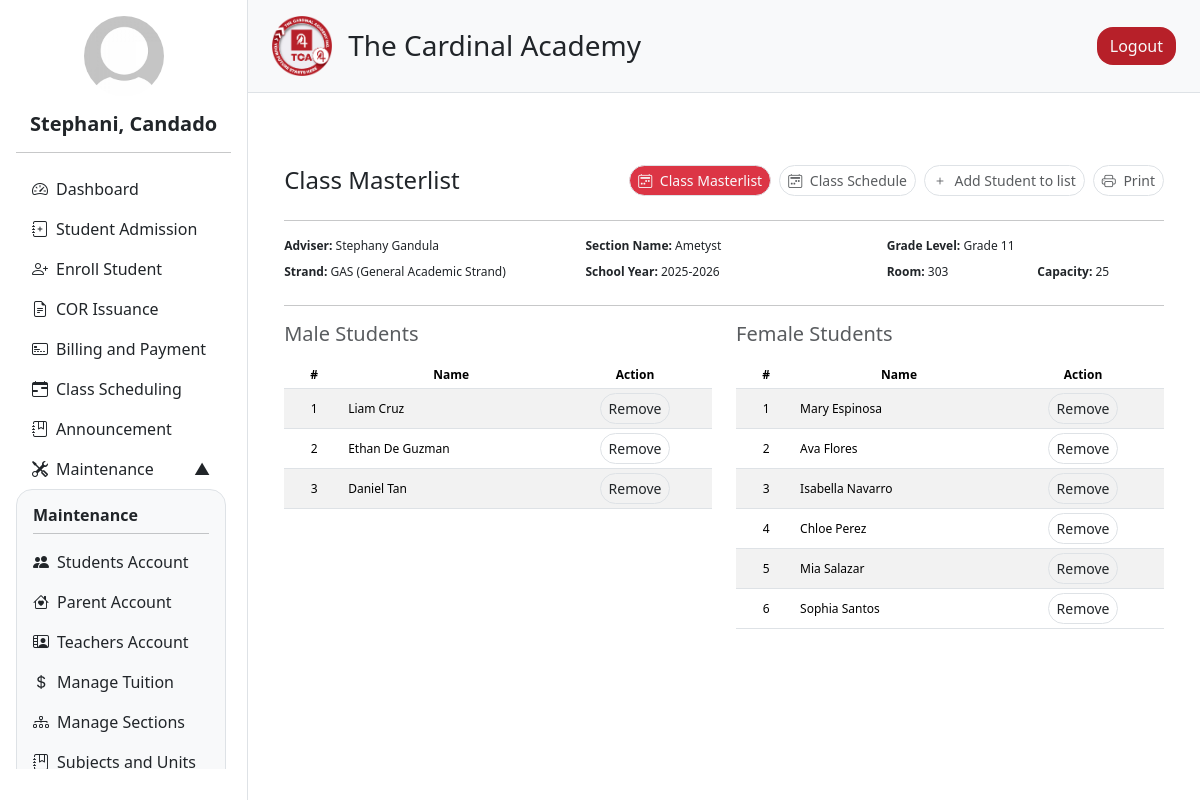
Screenshot of /admin/view_section.php?id=13&nav_drop=true (signed in) with the database file from the repository.
### tables this page shows
CREATE TABLE `sections` (
  `section_id` int(11) NOT NULL,
  `section_name` varchar(100) NOT NULL,
  `grade_level` varchar(20) NOT NULL,
  `teacher_id` int(11) NOT NULL,
  `room` varchar(50) DEFAULT NULL,
  `strand` varchar(1000) DEFAULT NULL,
  `capacity` int(11) NOT NULL,
  `school_year` varchar(20) DEFAULT NULL,
  `created_at` timestamp NOT NULL DEFAULT current_timestamp()
);

CREATE TABLE `master_list` (
  `id` int(11) NOT NULL,
  `section_id` int(11) NOT NULL,
  `firstname` varchar(100) NOT NULL,
  `lastname` varchar(100) NOT NULL,
  `gender` enum('Male','Female') NOT NULL
);

### admin/view_section.php (the view, shortened to what this page needs)
<?php
include '../db_connection.php';
$section_id = isset($_GET['id']) ? (int) $_GET['id'] : 0;
$male_stmt = $conn->prepare("SELECT firstname, lastname FROM master_list WHERE section_id = ? AND gender = 'Male' ORDER BY lastname ASC");
$male_stmt->bind_param("i", $section_id);
$male_stmt->execute();
$male_result = $male_stmt->get_result();
$female_stmt = $conn->prepare("SELECT firstname, lastname FROM master_list WHERE section_id = ? AND gender = 'Female' ORDER BY lastname ASC");
$female_stmt->bind_param("i", $section_id);
$female_stmt->execute();
$female_result = $female_stmt->get_result();
$sectionId = (int) $_GET['id'];
$sql = "
    SELECT s.*,
           CONCAT(u.first_name, ' ', u.last_name) AS adviser
    FROM   sections s
    LEFT JOIN users u ON u.user_id = s.teacher_id
    WHERE  s.section_id = ?
";
$stmt = $conn->prepare($sql);
$stmt->bind_param('i', $sectionId);
$stmt->execute();
$section = $stmt->get_result()->fetch_assoc();
?>
<!DOCTYPE html>
<html lang="en">
<head>
  <?php include 'header.php'; ?>
</head>
<body>
<div class="d-flex flex-row ">
  <?php include 'navigation.php'; ?>
  <div class="content flex-grow-1">
    <?php include 'nav_top.php'; ?>
    <div class="container my-4">
  <div class="row g-4">
    <div class="col-12">
      <div class="rounded p-4 bg-white">
        <div class="mb-4 mt-4">
        <div class="row align-items-center mb-4">
            <div class="col-12 col-md-4 mb-2 mb-md-0">
                <h4 class="mb-0 d-print-none">Class Masterlist</h4>
            </div>
            <div class="col-12 col-md-8 d-flex flex-wrap gap-2 justify-content-md-end d-print-none">
                <a href="view_section.php?id=<?= $sectionId ?>&nav_drop=true" class="btn btn-sm btn-danger text-light border rounded rounded-4">
                  <i class="bi bi-calendar2-week me-1"></i> Class Masterlist
                </a>
                <a href="class_schedule.php?id=<?= $sectionId ?>&nav_drop=true" class="btn btn-sm border text-muted rounded rounded-4">
                  <i class="bi bi-calendar2-week me-1"></i> Class Schedule
                </a>
                <button data-bs-toggle="modal" data-bs-target="#addstudent" class="btn btn-sm border text-muted rounded rounded-4">
                <i class="bi bi-plus me-1"></i> Add Student to list
                </button>
                <button class="btn btn-sm border text-muted rounded rounded-4" onclick="window.print()">
                    <i class="bi bi-printer me-1"></i> Print
                </button>
            </div>
            </div>
        <hr>
        <div style="font-size:12px;">
  <div class="row">
    <div class="col-md-4 mb-2"><strong>Adviser:</strong> <?= htmlspecialchars($section['adviser'] ?? 'N/A') ?></div>
    <div class="col-md-4 mb-2"><strong>Section Name:</strong> <?= htmlspecialchars($section['section_name']) ?></div>
    <div class="col-md-4 mb-2"><strong>Grade Level:</strong> <?= htmlspecialchars($section['grade_level']) ?></div>
     <?php if ($section['strand'] !== 'N/A'): ?>
        <div class="col-md-4"><strong>Strand:</strong> <?= htmlspecialchars($section['strand']) ?></div>
    <?php endif; ?>
    <div class="col-md-4 mb-2"><strong>School Year:</strong> <?= htmlspecialchars($section['school_year']) ?></div>
    <div class="col-md-2 mb-2"><strong>Room:</strong> <?= htmlspecialchars($section['room'] ?: '—') ?></div>
    <div class="col-md-2 mb-2"><strong>Capacity:</strong> <?= htmlspecialchars($section['capacity']) ?></div>
  </div>
  <hr>
</div>
<div class="row text-muted" style="font-size:12px;">
  <div class="col-md-6 mb-4">
    <h5 class="mb-3">Male Students</h5>
    <table class="table table-sm table-striped align-middle">
      <thead class="text-center">
        <tr class="text-muted">
          <th style="width: 60px;">#</th>
          <th>Name</th>
          <th class="d-print-none">Action</th>
        </tr>
      </thead>
      <tbody>
        <?php
        $counter = 1;
        if ($male_result->num_rows > 0):
          while ($row = $male_result->fetch_assoc()):
        ?>
          <tr class="text-muted">
            <td class="text-center"><?= $counter++ ?></td>
            <td><?= htmlspecialchars($row['firstname'] . ' ' . $row['lastname']) ?></td>
            <td class="text-center">
              <div class="d-flex justify-content-center">
                <form method="POST" action="remove_student_from_list.php" class="d-inline">
                  <button type="submit" class="btn d-print-none btn-sm rounded border rounded-4">Remove</button>
                </form>
              </div>
            </td>
          </tr>
        <?php
          endwhile;
        else:
        ?>
          <tr class="text-muted">
            <td colspan="3" class="text-center fst-italic">No male students found.</td>
          </tr>
        <?php endif; ?>
      </tbody>
    </table>
  </div>
  <div class="col-md-6 mb-4">
    <h5 class="mb-3">Female Students</h5>
    <table class="table table-sm table-striped align-middle">
      <thead class="text-center">
        <tr class="text-muted">
          <th style="width: 60px;">#</th>
          <th>Name</th>
          <th class="d-print-none">Action</th>
        </tr>
      </thead>
      <tbody>
        <?php
        $counter = 1;
        if ($female_result->num_rows > 0):
          while ($row = $female_result->fetch_assoc()):
        ?>
          <tr class="text-muted">
            <td class="text-center"><?= $counter++ ?></td>
            <td><?= htmlspecialchars($row['firstname'] . ' ' . $row['lastname']) ?></td>
            <td class="text-center">
              <div class="d-flex justify-content-center">
                <form method="POST" action="remove_student_from_list.php" class="d-inline">
                  <button type="submit" class="btn d-print-none btn-sm rounded border rounded-4">Remove</button>
                </form>
              </div>
            </td>
          </tr>
        <?php
          endwhile;
        else:
        ?>
          <tr class="text-muted">
            <td colspan="3" class="text-center fst-italic">No female students found.</td>
          </tr>
        <?php endif; ?>
      </tbody>
    </table>
  </div>
</div>
  </div>
</div>
  </div>
</div>
</body>
</html>

### static/css/styles.css (style rules this page uses)
.content { width: 80%; }

### static/css/landing.css (style rules this page uses)
body { margin: 0; padding: 0; height: 100%; }

### rows the page displays
sections: section_name "Ametyst", grade_level "Grade 11", strand "GAS (General Academic Strand)", school_year "2025-2026", room "303", capacity "25"
master_list: firstname+lastname "Liam Cruz"
master_list: firstname+lastname "Ethan De Guzman"
master_list: firstname+lastname "Daniel Tan"
master_list: firstname+lastname "Mary Espinosa"
master_list: firstname+lastname "Ava Flores"
master_list: firstname+lastname "Isabella Navarro"
master_list: firstname+lastname "Chloe Perez"
master_list: firstname+lastname "Mia Salazar"
master_list: firstname+lastname "Sophia Santos"

### other values shown
$full_name "Stephani, Candado"
$section['adviser'] "Stephany Gandula"
